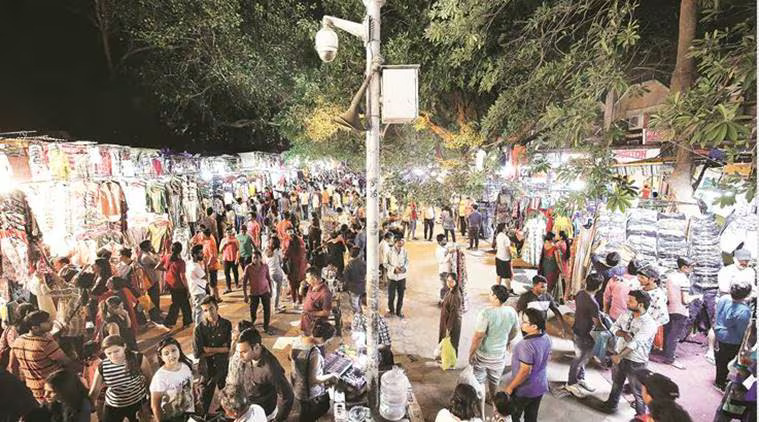
#> input picture data/samples/test.jpg, 759 x 422 px
$ python infer.py
#> lines starting #> are read from the running program, lines starting #| are printed output that depends on the picture; after the words box and inside, x2 and y2 are one past the last pixel; in counts of white or black regions, pixels touching at a corner belong together
import os
import cv2
import numpy as np


def generate_mock_density_map(image_shape, points, sigma=45):
    h, w = image_shape[:2]
    density = np.zeros((h, w), dtype=np.float32)

    for x, y in points:
        if 0 <= x < w and 0 <= y < h:
            density[y, x] += 1.0

    density = cv2.GaussianBlur(density, (0, 0), sigma)
    return density


def create_heatmap_overlay(image, density_map):
    normalized = cv2.normalize(density_map, None, 0, 255, cv2.NORM_MINMAX)
    normalized = normalized.astype(np.uint8)

    heatmap = cv2.applyColorMap(normalized, cv2.COLORMAP_JET)
    overlay = cv2.addWeighted(image, 0.65, heatmap, 0.35, 0)

    return heatmap, overlay


def main():
    base_dir = os.path.dirname(os.path.dirname(os.path.abspath(__file__)))
    input_path = os.path.join(base_dir, "data", "samples", "test.jpg")
    output_dir = os.path.join(base_dir, "outputs", "heatmaps")

    print("Base directory:", base_dir)
    print("Input path:", input_path)
    print("Path exists:", os.path.exists(input_path))
    print("Is file:", os.path.isfile(input_path))

    os.makedirs(output_dir, exist_ok=True)

    image = cv2.imread(input_path)
#> image is the input picture: shape (422, 759, 3); mean B, G, R 111.9, 125, 136.4

    if image is None:
        print("Image not found or could not be opened by OpenCV.")
        return

    h, w = image.shape[:2]
#> h = 422; w = 759

    mock_points = [
        (w // 4, h // 4),
        (w // 3, h // 3),
        (w // 2, h // 2),
        (2 * w // 3, h // 2),
        (3 * w // 4, 2 * h // 3),
        (w // 2, 3 * h // 4)
    ]

    density_map = generate_mock_density_map(image.shape, mock_points)
#> after the loop in generate_mock_density_map, `for x, y in points:`:
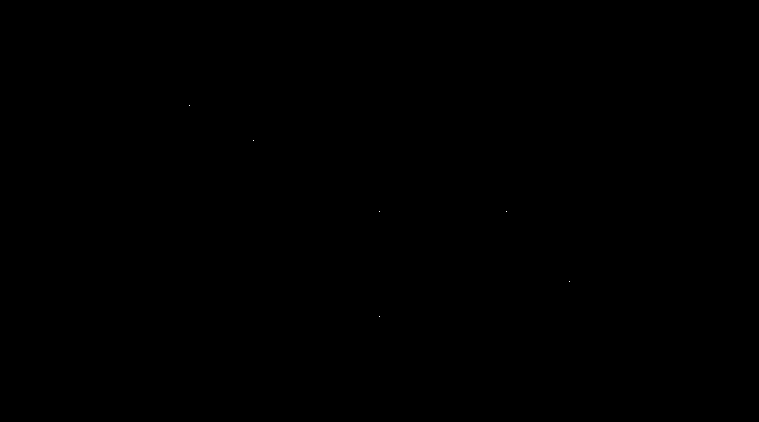
#> density: shape (422, 759) float32; values 0 (black) and 1 (white), 0% white in thin lines or dots, all inside (x1, y1, x2, y2) = (189, 105, 570, 317)
    heatmap, overlay = create_heatmap_overlay(image, density_map)
#> in create_heatmap_overlay, `normalized = cv2.normalize(density_map, None, 0, 255, cv2.NORM_MINMAX)`:
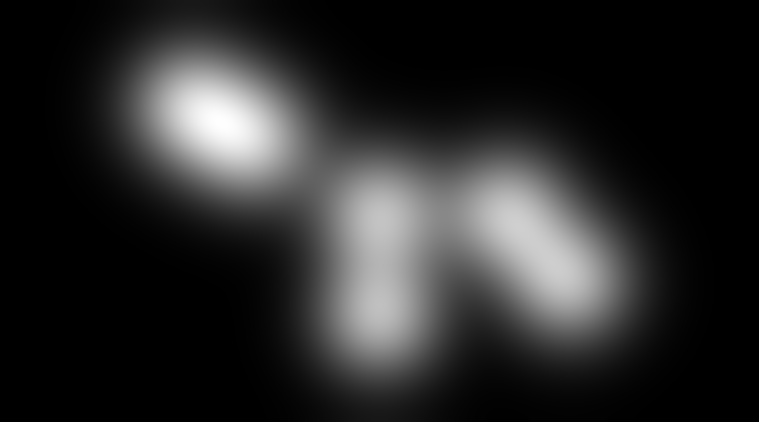
#> normalized: shape (422, 759) float32; min 0, max 255, mean 42.2; drawn with min black and max white
#> in create_heatmap_overlay, `heatmap = cv2.applyColorMap(normalized, cv2.COLORMAP_JET)`:
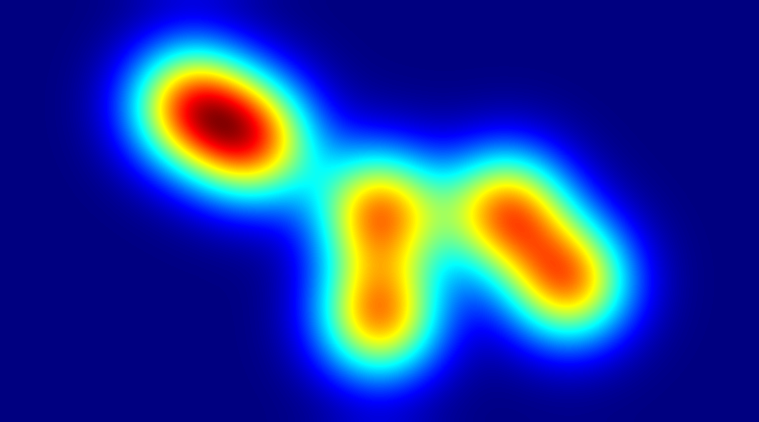
#> heatmap: shape (422, 759, 3); mean B, G, R 150.5, 57.8, 33.6
#> in create_heatmap_overlay, `overlay = cv2.addWeighted(image, 0.65, heatmap, 0.35, 0)`:
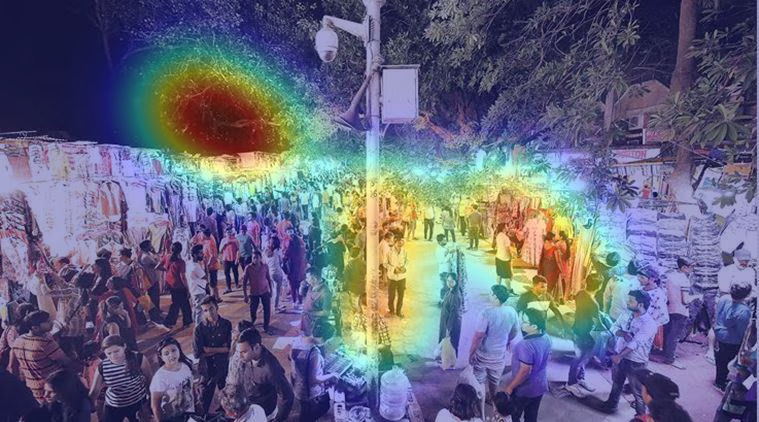
#> overlay: shape (422, 759, 3); mean B, G, R 125.4, 101.5, 100.4

    estimated_count = len(mock_points)
#> estimated_count = 6

    cv2.putText(
        overlay,
        f"Estimated Count: {estimated_count}",
        (20, 40),
        cv2.FONT_HERSHEY_SIMPLEX,
        1,
        (255, 255, 255),
        2
    )
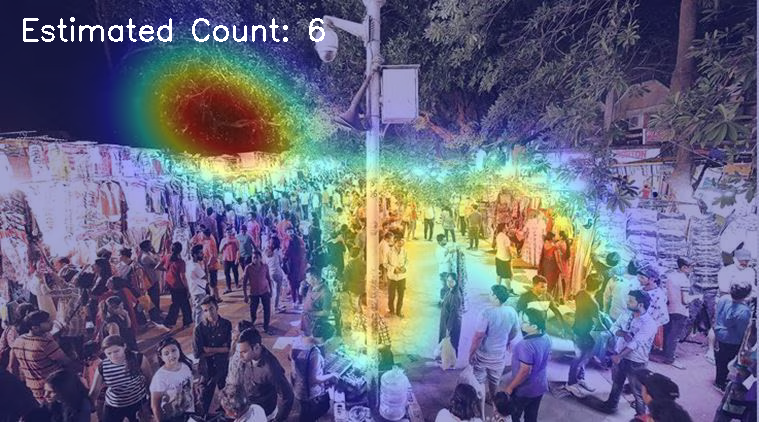
#> overlay: shape (422, 759, 3); 0.62% of pixels changed, all inside (x1, y1, x2, y2) = (23, 17, 325, 42)

    heatmap_path = os.path.join(output_dir, "density_heatmap.jpg")
    overlay_path = os.path.join(output_dir, "density_overlay.jpg")

    cv2.imwrite(heatmap_path, heatmap)
    cv2.imwrite(overlay_path, overlay)

    print("Done.")
    print("Saved:", heatmap_path)
    print("Saved:", overlay_path)


if __name__ == "__main__":
    main()

$ run again, with yolov5/data/images/zidane.jpg copied over data/samples/test.jpg
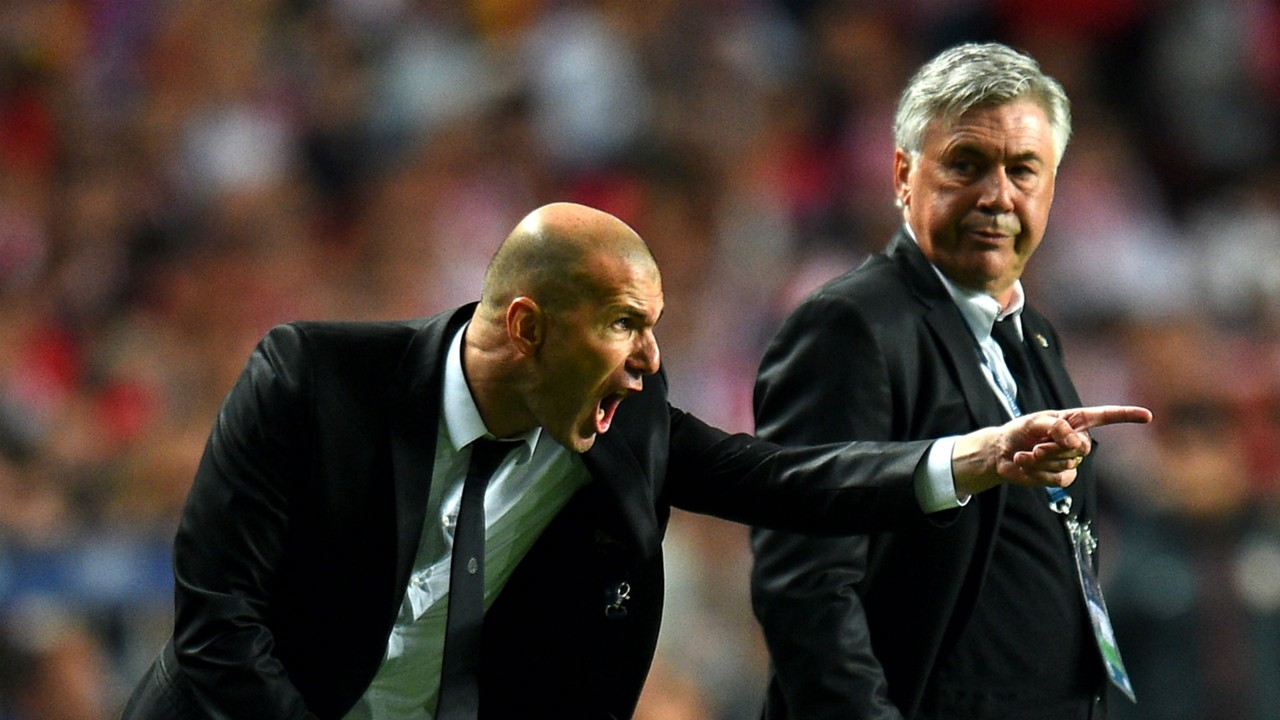
#> input picture yolov5/data/images/zidane.jpg, 1280 x 720 px
#> in main, image is the input picture: shape (720, 1280, 3); mean B, G, R 51.5, 58.3, 69.4
#> in create_heatmap_overlay, `heatmap = cv2.applyColorMap(normalized, cv2.COLORMAP_JET)`:
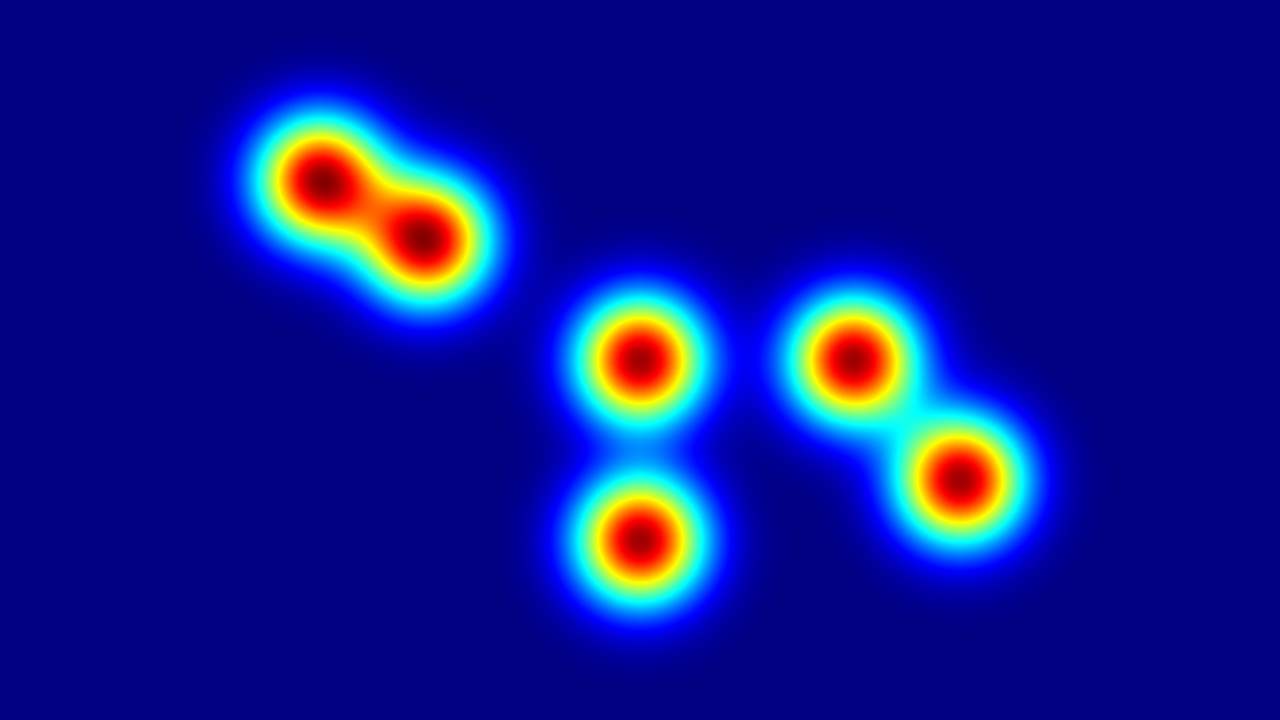
#> heatmap: shape (720, 1280, 3); mean B, G, R 141.2, 24.1, 14.9
#> in main, `cv2.putText( overlay, f"Estimated Count: {estimated_count}", (20, 40),..`:
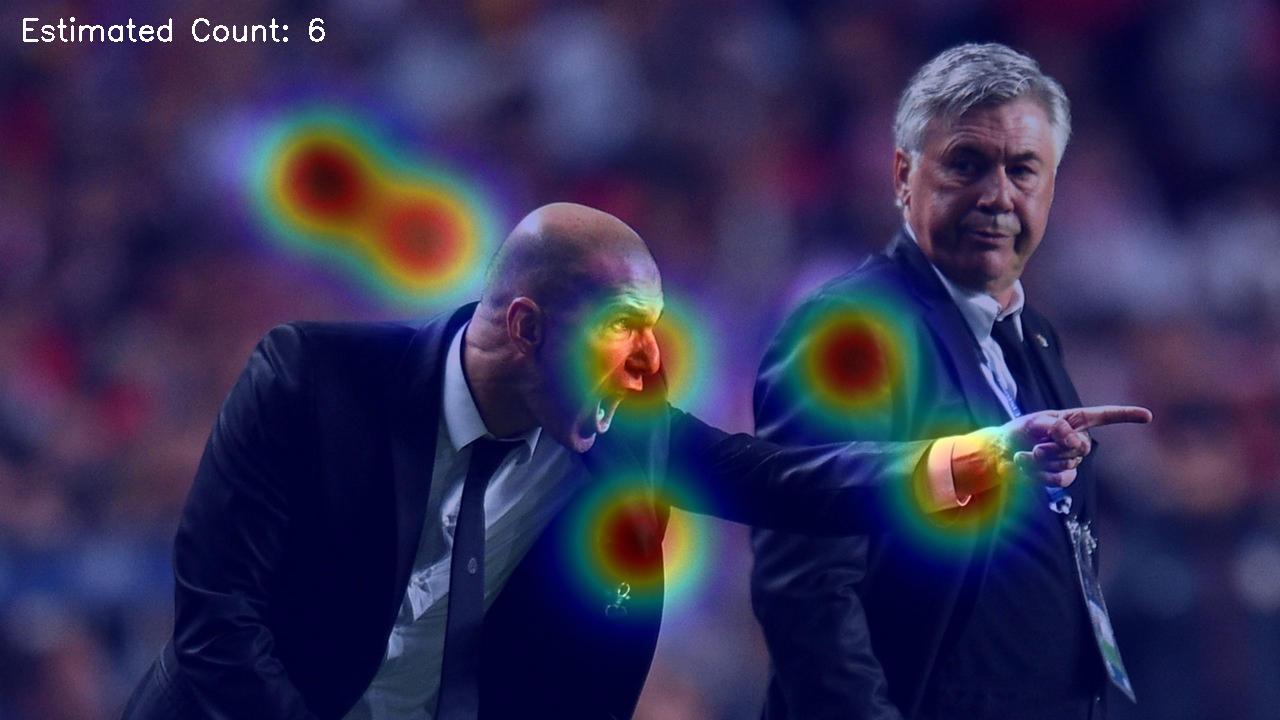
#> overlay: shape (720, 1280, 3); mean B, G, R 83.3, 46.8, 50.8
